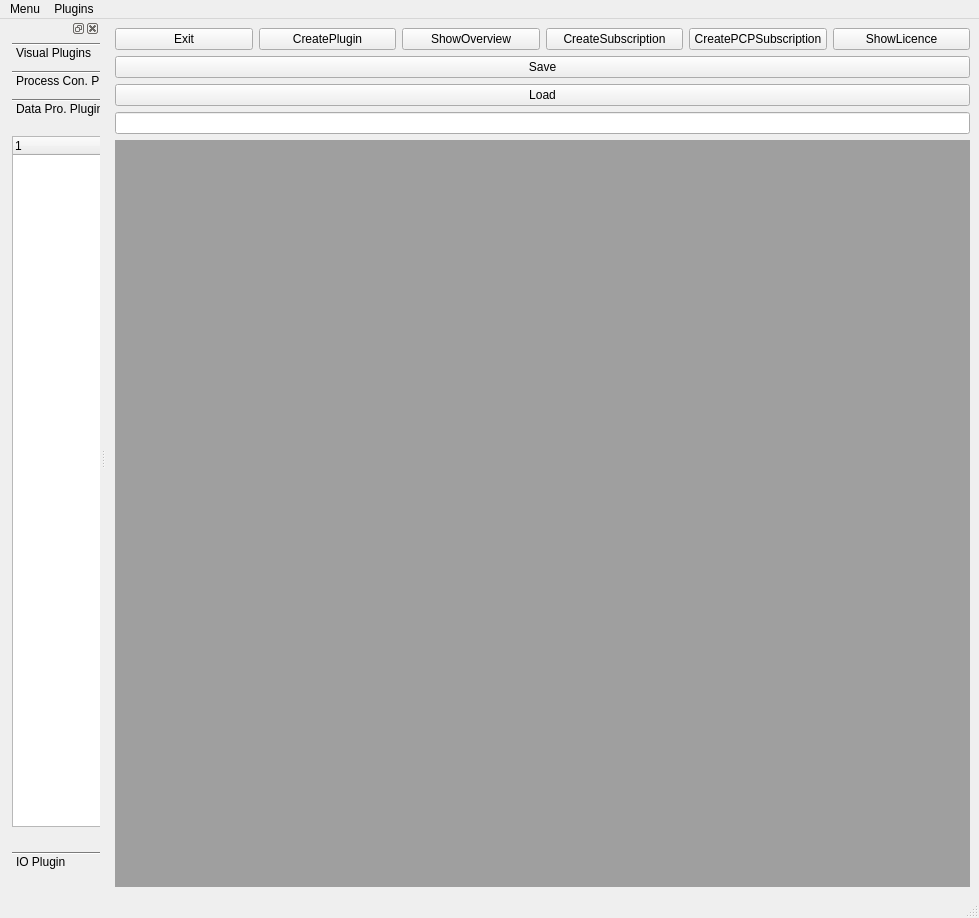
<?xml version="1.0" encoding="UTF-8"?>
<ui version="4.0">
 <class>MainGUI</class>
 <widget class="QMainWindow" name="MainGUI">
  <property name="geometry">
   <rect>
    <x>0</x>
    <y>0</y>
    <width>979</width>
    <height>918</height>
   </rect>
  </property>
  <property name="windowTitle">
   <string>MainWindow</string>
  </property>
  <widget class="QWidget" name="centralwidget">
   <layout class="QVBoxLayout" name="verticalLayout_2">
    <item>
     <layout class="QHBoxLayout" name="horizontalLayout">
      <item>
       <widget class="QPushButton" name="buttonExit">
        <property name="text">
         <string>Exit</string>
        </property>
       </widget>
      </item>
      <item>
       <widget class="QPushButton" name="buttonCreatePlugin">
        <property name="text">
         <string>CreatePlugin</string>
        </property>
       </widget>
      </item>
      <item>
       <widget class="QPushButton" name="buttonShowOverview">
        <property name="text">
         <string>ShowOverview</string>
        </property>
       </widget>
      </item>
      <item>
       <widget class="QPushButton" name="buttonCreateSubscription">
        <property name="text">
         <string>CreateSubscription</string>
        </property>
       </widget>
      </item>
      <item>
       <widget class="QPushButton" name="buttonCreatePCPSubscription">
        <property name="text">
         <string>CreatePCPSubscription</string>
        </property>
       </widget>
      </item>
      <item>
       <widget class="QPushButton" name="buttonShowLicence">
        <property name="text">
         <string>ShowLicence</string>
        </property>
       </widget>
      </item>
     </layout>
    </item>
    <item>
     <widget class="QPushButton" name="stefans_button">
      <property name="text">
       <string>Save</string>
      </property>
     </widget>
    </item>
    <item>
     <widget class="QPushButton" name="stefans_button_2">
      <property name="text">
       <string>Load</string>
      </property>
     </widget>
    </item>
    <item>
     <widget class="QLineEdit" name="stefans_text_field"/>
    </item>
    <item>
     <widget class="QMdiArea" name="scopeArea">
      <property name="verticalScrollBarPolicy">
       <enum>Qt::ScrollBarAsNeeded</enum>
      </property>
      <property name="horizontalScrollBarPolicy">
       <enum>Qt::ScrollBarAsNeeded</enum>
      </property>
     </widget>
    </item>
   </layout>
  </widget>
  <widget class="QStatusBar" name="statusbar"/>
  <widget class="QMenuBar" name="menubar">
   <property name="geometry">
    <rect>
     <x>0</x>
     <y>0</y>
     <width>979</width>
     <height>25</height>
    </rect>
   </property>
   <widget class="QMenu" name="menuMenu">
    <property name="title">
     <string>Menu</string>
    </property>
   </widget>
   <widget class="QMenu" name="menuAvailablePlugins">
    <property name="title">
     <string>Plugins</string>
    </property>
   </widget>
   <addaction name="menuMenu"/>
   <addaction name="menuAvailablePlugins"/>
  </widget>
  <widget class="QDockWidget" name="dockWidget_3">
   <property name="enabled">
    <bool>true</bool>
   </property>
   <property name="minimumSize">
    <size>
     <width>100</width>
     <height>41</height>
    </size>
   </property>
   <property name="floating">
    <bool>false</bool>
   </property>
   <attribute name="dockWidgetArea">
    <number>1</number>
   </attribute>
   <widget class="QWidget" name="dockWidgetContents_3">
    <widget class="QToolBox" name="toolBox">
     <property name="geometry">
      <rect>
       <x>12</x>
       <y>4</y>
       <width>161</width>
       <height>831</height>
      </rect>
     </property>
     <property name="minimumSize">
      <size>
       <width>100</width>
       <height>0</height>
      </size>
     </property>
     <property name="currentIndex">
      <number>2</number>
     </property>
     <widget class="QWidget" name="vip">
      <property name="geometry">
       <rect>
        <x>0</x>
        <y>0</y>
        <width>161</width>
        <height>707</height>
       </rect>
      </property>
      <attribute name="label">
       <string>Visual Plugins</string>
      </attribute>
      <widget class="QTreeWidget" name="treeWidget">
       <property name="geometry">
        <rect>
         <x>0</x>
         <y>0</y>
         <width>161</width>
         <height>701</height>
        </rect>
       </property>
       <column>
        <property name="text">
         <string>Plugin</string>
        </property>
       </column>
      </widget>
     </widget>
     <widget class="QWidget" name="pcp">
      <property name="geometry">
       <rect>
        <x>0</x>
        <y>0</y>
        <width>161</width>
        <height>707</height>
       </rect>
      </property>
      <attribute name="label">
       <string>Process Con. Plugins</string>
      </attribute>
      <widget class="QTreeWidget" name="treeWidget_2">
       <property name="geometry">
        <rect>
         <x>0</x>
         <y>0</y>
         <width>161</width>
         <height>701</height>
        </rect>
       </property>
       <column>
        <property name="text">
         <string notr="true">1</string>
        </property>
       </column>
      </widget>
     </widget>
     <widget class="QWidget" name="dpp">
      <attribute name="label">
       <string>Data Pro. Plugin</string>
      </attribute>
      <widget class="QTreeWidget" name="treeWidget_3">
       <property name="geometry">
        <rect>
         <x>0</x>
         <y>10</y>
         <width>161</width>
         <height>691</height>
        </rect>
       </property>
       <column>
        <property name="text">
         <string notr="true">1</string>
        </property>
       </column>
      </widget>
     </widget>
     <widget class="QWidget" name="iop">
      <attribute name="label">
       <string>IO Plugin</string>
      </attribute>
      <widget class="QTreeWidget" name="treeWidget_4">
       <property name="geometry">
        <rect>
         <x>0</x>
         <y>0</y>
         <width>161</width>
         <height>701</height>
        </rect>
       </property>
       <column>
        <property name="text">
         <string notr="true">1</string>
        </property>
       </column>
      </widget>
     </widget>
    </widget>
   </widget>
  </widget>
  <action name="actionP_Available">
   <property name="text">
    <string>Available</string>
   </property>
  </action>
  <action name="actionAP_IO">
   <property name="text">
    <string>IO</string>
   </property>
  </action>
  <action name="actionRP_Visual">
   <property name="text">
    <string>Visual</string>
   </property>
  </action>
  <action name="actionRP_IO">
   <property name="text">
    <string>IO</string>
   </property>
  </action>
  <action name="actionM_License">
   <property name="text">
    <string>License</string>
   </property>
  </action>
  <action name="actionM_Quit">
   <property name="text">
    <string>Quit</string>
   </property>
  </action>
  <action name="actionAP_Parameter">
   <property name="text">
    <string>Parameter</string>
   </property>
  </action>
  <action name="actionP_Overview">
   <property name="text">
    <string>Overview</string>
   </property>
  </action>
 </widget>
 <resources/>
 <connections/>
</ui>
